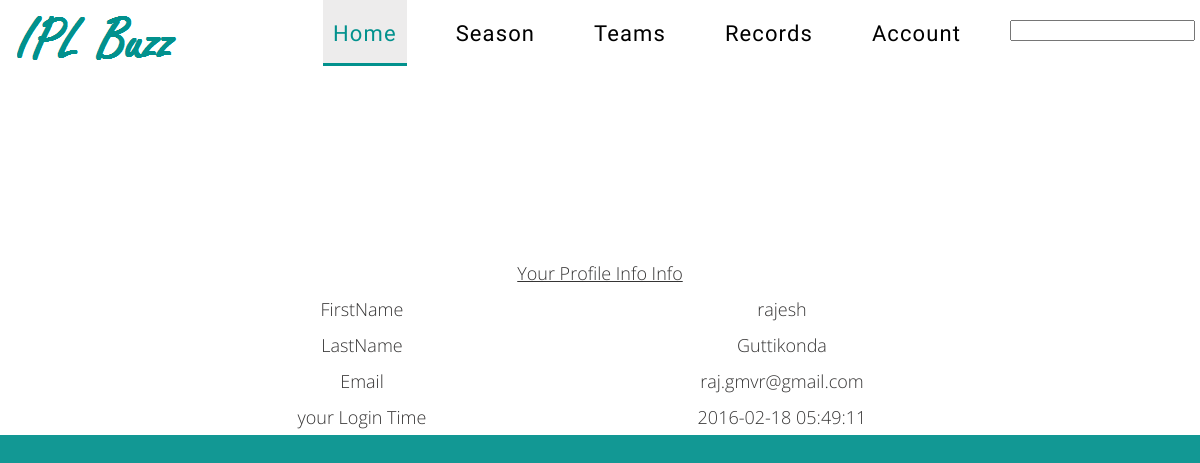
/primex/profile.php (signed in), run on the app's committed database.
### tables this page shows
CREATE TABLE IF NOT EXISTS `user` (
  `userid` varchar(30) NOT NULL DEFAULT '',
  `password` varchar(40) DEFAULT NULL,
  `firstname` varchar(20) DEFAULT NULL,
  `lastname` varchar(20) DEFAULT NULL,
  `usertypeid` int(11) DEFAULT NULL,
  PRIMARY KEY (`userid`),
  UNIQUE KEY `userid_index` (`userid`),
  KEY `usertypeid` (`usertypeid`)
);

### primex/profile.php (the view, shortened to what this page needs)
<?php
include_once 'dbconnect.php';
$userses = $_SESSION['user'];
?>
<!DOCTYPE html>
<html lang="en">
<head>
    <link rel="stylesheet" href="css/grid.css">
    <link rel="stylesheet" href="css/style.css">
    <link rel="stylesheet" href="css/isotope.css"/>
</head>
<body>
<div class="page">
<header id="header">
        <div id="stuck_container">
        <div class="container">
            <div class="row">
                <div class="grid_12">
                    <div class="brand put-left">
                        <h1>
                            <a href="index.php">
                                <img src="images/logo.png" alt="Logo"/>
                            </a>
                        </h1>
                    </div>
                    <nav class="nav put-right">
                        <ul class="sf-menu">
                            <li class="current"><a href="index.php">Home</a></li>
                            <li>
                                <a href="#">Season</a>
                            </li>
                            <li><a href="#">Teams</a>
							</li>
                            <li><a href="blog.html">Records</a>
							</li>
                            <li><a href="contacts.html">Account</a>
							</li>
							<li>
									<form action="http://localhost/IPLT20/primex/search.php" method="GET">
										<input type="text" name="search" style="margin-top: 20px; /><br />
										<input type="submit"  style="height: 0px; width: 0px; border: none; padding: 0px"/>
									</form>
							</li>
                        </ul>
                    </nav>
                </div>
            </div>
        </div>
    </div>
</header>
<section id="content"><div class="ic">More Website Templates @ TemplateMonster.com - September08, 2014!</div>
    <div class="container">
        <div class="row wrap_11 wrap_20">
            <div class="grid_12">
                <div class="text_7 color_2">
                </div>
            </div>
        </div>
    </div>
<center>
         <?php
           echo "<a name='si'></a> <table id='cskbg' border=9 style='width:70%; text-align:center; padding-right:100px'>
										<caption>
											<csk><u>Your Profile Info Info</u></csk>
										</caption>";
							$res=mysqli_query($conn, "Select * from user where userid='$userses' ");
							while($row = $res->fetch_assoc())
								{
								echo "<tr>";
							    echo "<td>FirstName</td><td>".$row["firstname"]."</td>";echo "</tr><tr>";
								echo "<td>LastName</td><td>".$row["lastname"]."</td>";echo "</tr><tr>";
								echo "<td>Email</td><td>".$row["userid"]."</td>";echo "</tr><tr>";
								echo "</tr>";
								}
								$res=mysqli_query($conn, "select * from login where userid = '$userses' ORDER BY logintime DESC limit 1 ");
							while($row = $res->fetch_assoc())
								{
								echo "<tr>";
							    echo "<td>your Login Time</td><td>".$row["logintime"]."</td>";echo "</tr><tr>";
								echo "</tr>";
								}
		 ?>
</center>
</section>
</body>
</html>

### primex/css/grid.css (style rules this page uses)
html, body, div, span, applet, object, iframe, h1, h2, h3, h4, h5, h6, p, blockquote, pre, a, abbr, acronym, address, big, cite, code, del, dfn, em, img, ins, kbd, q, s, samp, small, strike, strong, sub, sup, tt, var, b, u, i, center, dl, dt, dd, ol, ul, li, fieldset, form, label, legend, table, caption, tbody, tfoot, thead, tr, th, td, article, aside, canvas, details, embed, figure, figcaption, footer, header, hgroup, menu, nav, output, ruby, section, summary, time, mark, audio, video { margin: 0; padding: 0; border: 0; font-size: 100%; font: inherit; vertical-align: top; }
article, aside, details, figcaption, figure, footer, header, hgroup, menu, nav, section { display: block; }
body { line-height: 1; }
ol, ul { list-style: none; }
table { border-collapse: collapse; border-spacing: 0; }
.row { margin-left: -30px; }
.row:before, .row:after { display: table; content: ""; line-height: 0; }
.row:after { clear: both; }
[class*="grid_"] { float: left; min-height: 1px; margin-left: 30px; }
.container { width: 1170px; }
.grid_12 { width: 1170px; }
.container { margin-right: auto; margin-left: auto; -webkit-box-sizing: border-box; -moz-box-sizing: border-box; box-sizing: border-box; }
.container:before, .container:after { display: table; content: ""; line-height: 0; }
.container:after { clear: both; }

### primex/css/style.css (style rules this page uses)
body { background: #129894; color: #363535; font: 300 18px/36px 'Open Sans', sans-serif; }
a { font: inherit; color: #129894; text-decoration: none; -webkit-transition: all 0.3s ease; transition: all 0.3s ease; }
img { max-width: 100%; height: auto; }
* { -webkit-text-size-adjust: none; }
.text_7 { font: 400 18px/20px 'Open Sans', sans-serif; }
.color_2 { color: #363535; }
.put-left { float: left; }
.put-right { float: right; }
.page { background: #ffffff; }
#header { position: relative; }
.brand { text-align: center; }
.brand h1 { display: inline-block; text-align: left; }
.nav { text-align: right; }
.sf-menu { display: inline-block; margin-right: -10px; }
.sf-menu > li { position: relative; float: left; font: 400 22px/22px 'Marvel', sans-serif; text-align: center; text-transform: capitalize; letter-spacing: 1.1px; }
.sf-menu > li > a { position: relative; display: inline-block; padding: 23px 10px 21px; color: #000000; }
.sf-menu > li.sfHover > a, .sf-menu > li.current > a, .sf-menu > li > a:hover { background: #edecec; color: #02918d; text-decoration: none; }
.sf-menu > li.sfHover > a:after, .sf-menu > li.current > a:after, .sf-menu > li > a:hover:after { content: ''; position: absolute; bottom: 0; left: 0; width: 100%; height: 3px; background: #02918d; }
.sf-menu > li + li { margin-left: 39px; }
.isStuck { background: #ffffff; z-index: 999; border-bottom: 1px solid #199b97; }
#content { overflow: hidden; }
.wrap_11 { padding-top: 123px; }
.wrap_20 { padding-bottom: 46px; }

### data on the page
user: firstname "rajesh", lastname "Guttikonda", userid "raj.gmvr@gmail.com"

### other printed values
$row["logintime"] "2016-02-18 05:49:11"
